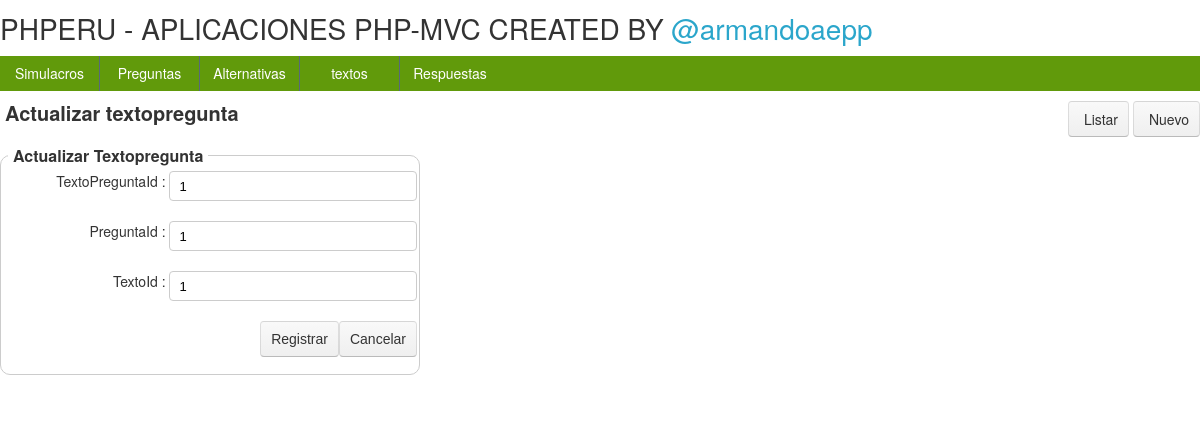
The app's page /Vistas/textopregunta/index.php?id=1&accion=Mactualizar with its own data.
### tables this page shows
CREATE TABLE IF NOT EXISTS `textopregunta` (
  `TextoPreguntaId` int(11) NOT NULL AUTO_INCREMENT,
  `PreguntaId` int(11) NOT NULL,
  `TextoId` int(11) NOT NULL,
  PRIMARY KEY (`TextoPreguntaId`)
);

### Vistas/textopregunta/Controlador_textopregunta.php (called while the page is built, shortened)
<?php
include_once "../../Modelado/Modelo_textopregunta.php";
function CBuscar_textopregunta($id){
$entextopregunta=new Clase_textopregunta();
$entextopregunta->setTextoPreguntaId($id);
$rpta=$entextopregunta->Buscar_textopregunta();
return $rpta;}
?>

### Modelado/conexion.php (called while the page is built, shortened)
<?php
class Conexion
{
    private $Servidor;
    private $Usuario;
    private $Clave;
    private $BaseDatos;
    private $Conexion_ID;
    function Conexion()
    {
        $config          = new config();
        $this->Servidor  = $config->servidor_;
        $this->Usuario   = $config->usuario_;
        $this->Clave     = $config->pass_;
        $this->BaseDatos = $config->basededatos_;
    }
    public function conectar()
    {
        $this->Conexion_ID = @new mysqli($this->Servidor, $this->Usuario, $this->Clave, $this->BaseDatos);
        $this->Conexion_ID->set_charset("utf8");
        return $this->Conexion_ID;
    }
    public function Listar($consulta)
    {
        try {
            $rs = $this->Conexion_ID->query($consulta);
            $col  = array();
            $registros = array();
            if (($rs->num_rows) > 0) {
                $regi = @$rs->fetch_fields();
                foreach ($regi as $k => $dato) {
                    $col[] = $dato->name;
                }
                while ($reg = $rs->fetch_array()) {
                    array_push($registros, $reg);
                }
            }
            $data = array( "columnas" => $col,"cuerpo" => $registros);
        }
        catch (exception $e) {
            try {
                mysqli_free_result($rs);
            }
            catch (exception $e) {
            }
            try {
                $this->Conexion_ID->close();
            }
            catch (exception $e) {
            }
        }
        return $data;
    }
}
?>

### Modelado/Modelo_textopregunta.php (called while the page is built, shortened)
<?php
class Clase_textopregunta{
private $TextoPreguntaId;
public function setTextoPreguntaId($TextoPreguntaId_){ $this->TextoPreguntaId=$TextoPreguntaId_;}
public function Buscar_textopregunta(){
$rpta=array();
try{
include_once 'conexion.php';
$con=new Conexion();
$consulta= "SELECT * FROM textopregunta WHERE TextoPreguntaId='$this->TextoPreguntaId'";
$rpta=$con->Listar($consulta);
}catch(exception $e){
 $rpta=$e->getMessage();}
return $rpta;
}
}
?>

### Vistas/textopregunta/Actualizar_textopregunta.php (the view)
<div id="divActualizar_textopregunta">
<form id="frmActualizar_textopregunta" name="frmRegistrar_textopregunta" class="hform" method="post" action="<?php echo $accionf;?>">
<fieldset> <legend> Actualizar Textopregunta</legend>
<fieldset><label for="TextoPreguntaId_">TextoPreguntaId : </label><input type="text" name="TextoPreguntaId_" id="TextoPreguntaId_" value="<?php echo $TextoPreguntaId;?>"/></fieldset>
<fieldset><label for="PreguntaId_">PreguntaId : </label><input type="text" name="PreguntaId_" id="PreguntaId_" value="<?php echo $PreguntaId;?>"/></fieldset>
<fieldset><label for="TextoId_">TextoId : </label><input type="text" name="TextoId_" id="TextoId_" value="<?php echo $TextoId;?>"/></fieldset>
<fieldset class="text-right"><button type="submit"  id="btregistrar">Registrar </button><button  type="button" id="btnCancelar" onclick="location.href='index.php?accion=Listar';">Cancelar </button></fieldset>
</fieldset>
</form>
</div>

### Vistas/css/style.css (style rules this page uses)
html, body, div, span, applet, object, iframe, h1, h2, h3, h4, h5, h6, p, blockquote, pre, a, abbr, acronym, address, big, cite, code, del, dfn, em, img, ins, kbd, q, s, samp, small, strike, strong, sub, sup, tt, var, b, u, i, center, dl, dt, dd, ol, ul, li, fieldset, form, label, legend, table, caption, tbody, tfoot, thead, tr, th, td, article, aside, canvas, details, embed, figure, figcaption, footer, header, hgroup, menu, nav, output, ruby, section, summary, time, mark, audio, video { margin: 0; padding: 0; border: 0; outline: 0; font-size: 100%; font: inherit; vertical-align: baseline; }
article, aside, details, figcaption, figure, footer, header, hgroup, menu, nav, section, label, legend { display: block; }
body { font-size:100%; line-height: 1; }
* { box-sizing:border-box; -ms-box-sizing:border-box; -moz-box-sizing:border-box; -webkit-box-sizing:border-box; }
body { margin:0 auto; color:#666666; }
.text-right { text-align: right; }
.hform { width: 100%; max-width: 420px; }
.vform, .hform { margin-bottom: 20px; font:14px "HelveticaNeue", "Helvetica Neue", Helvetica, Arial, sans-serif; color: #333; }
.hform label { width: 40%; margin-bottom: 10px; }
.vform label, .hform label { font-size: 14px; line-height: 21px; vertical-align: middle; display: block; float: left; text-align: left; }
.hform textarea, .hform input[type="text"], .hform input[type="password"], .hform input[type="datetime"], .hform input[type="datetime-local"], .hform input[type="date"], .hform input[type="month"], .hform input[type="time"], .hform input[type="week"], .hform input[type="number"], .hform input[type="email"], .hform input[type="url"], .hform input[type="tel"], .hform input[type="color"], .hform select { width: 60%; }
.vform textarea, .vform input[type="text"], .vform input[type="password"], .vform input[type="datetime"], .vform input[type="datetime-local"], .vform input[type="date"], .vform input[type="month"], .vform input[type="time"], .vform input[type="week"], .vform input[type="number"], .vform input[type="email"], .vform input[type="url"], .vform input[type="tel"], .vform input[type="color"], .vform select, .vform input[type=file], .hform textarea, .hform input[type="text"], .hform input[type="password"], .hform input[type="datetime"], .hform input[type="datetime-local"], .hform input[type="date"], .hform input[type="month"], .hform input[type="time"], .hform input[type="week"], .hform input[type="number"], .hform input[type="email"], .hform input[type="url"], .hform input[type="tel"], .hform input[type="color"], .hform select, .hform input[type=file] { display: block; background: #ffffff; border: 1px solid #cccccc; padding: 5px 10px; vertical-align: middle; outline: none; border-radius: 4px; -moz-border-radius: 4px; -webkit-border-radius: 4px; transition: border linear 0.4s, box-shadow linear 0.4s; -o-transition: border linear 0.4s, box-shadow linear 0.4s; -moz-transition: border linear 0.4s, box-shadow linear 0.4s; -webkit-transition: border linear 0.4s, box-shadow linear 0.4s; margin-bottom: 10px; font-size: 13px; line-height: 21px; height: 30px; }
.vform fieldset, .hform fieldset { margin-bottom: 10px; }
.vform > fieldset, .hform > fieldset ,.border { margin-bottom: 20px; border: 1px solid #ccc; -webkit-border-radius: 10px; -moz-border-radius: 10px; border-radius: 10px; padding: 2px; }
.vform label, .hform label { text-align: right;padding-right: 3px; }
.vform legend, .hform legend { text-align: left; font-weight: bold; font-size: 16px; margin:0 5px; padding:2px 5px; }
button, .btn { display:inline-block;*display:inline; padding:7px 10px; margin-bottom:5px;*margin-left:.3em; font-size:14px; line-height:20px;*line-height:20px; color:#333 !important; text-align:center; vertical-align:middle; cursor:pointer; border:1px solid #dedede;*border:0; border-color: rgba(0, 0, 0, 0.1) rgba(0, 0, 0, 0.1) rgba(0, 0, 0, 0.25); border-color:#eeeeee,#dedede,#dedede; border-radius:4px; -o-border-radius:4px; -ms-border-radius:4px; -moz-border-radius:4px; -webkit-border-radius:4px; background-color: #f5f5f5; background-image: linear-gradient(top, #f9f9f9, #efefef); background-image: -ms-linear-gradient(top, #f9f9f9, #efefef); background-image: -moz-linear-gradient(top, #f9f9f9, #efefef); background-image: -webkit-linear-gradient(top, #f9f9f9, #efefef); filter: progid:DXImageTransform.Microsoft.gradient(startColorStr='#f9f9f9', EndColorStr='#efefef'); }

### records on screen
textopregunta: TextoPreguntaId_ "1", PreguntaId_ "1", TextoId_ "1"

### other values on screen
$titulo "Actualizar textopregunta"
